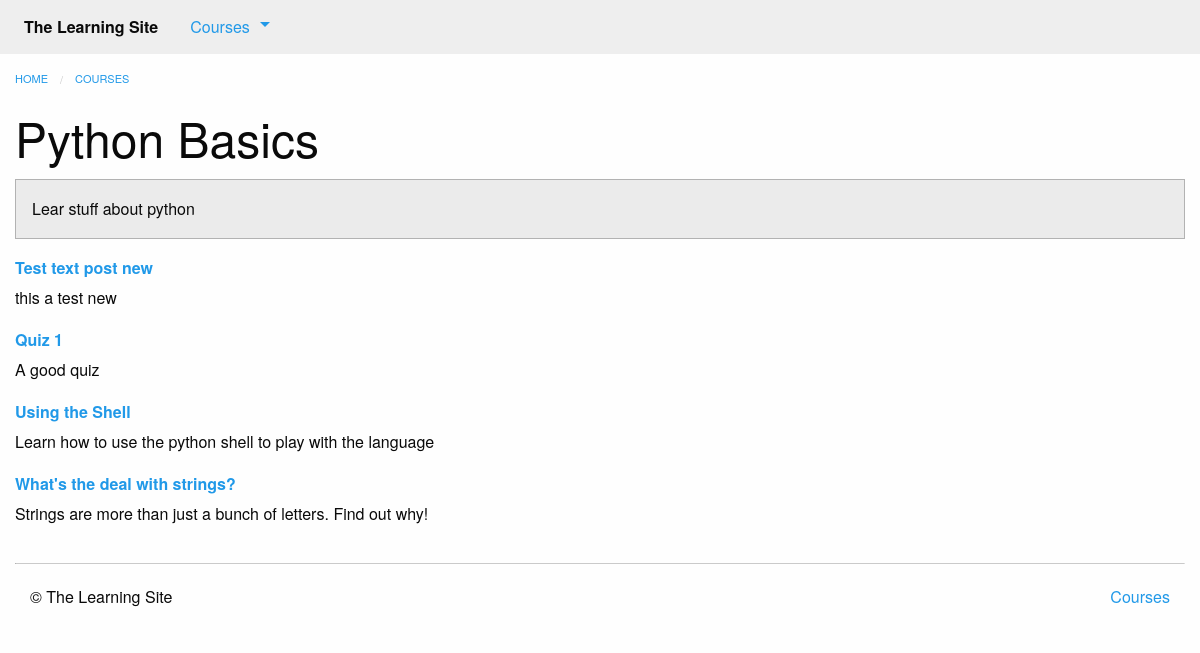
Before: /courses/1/ with the older database file.
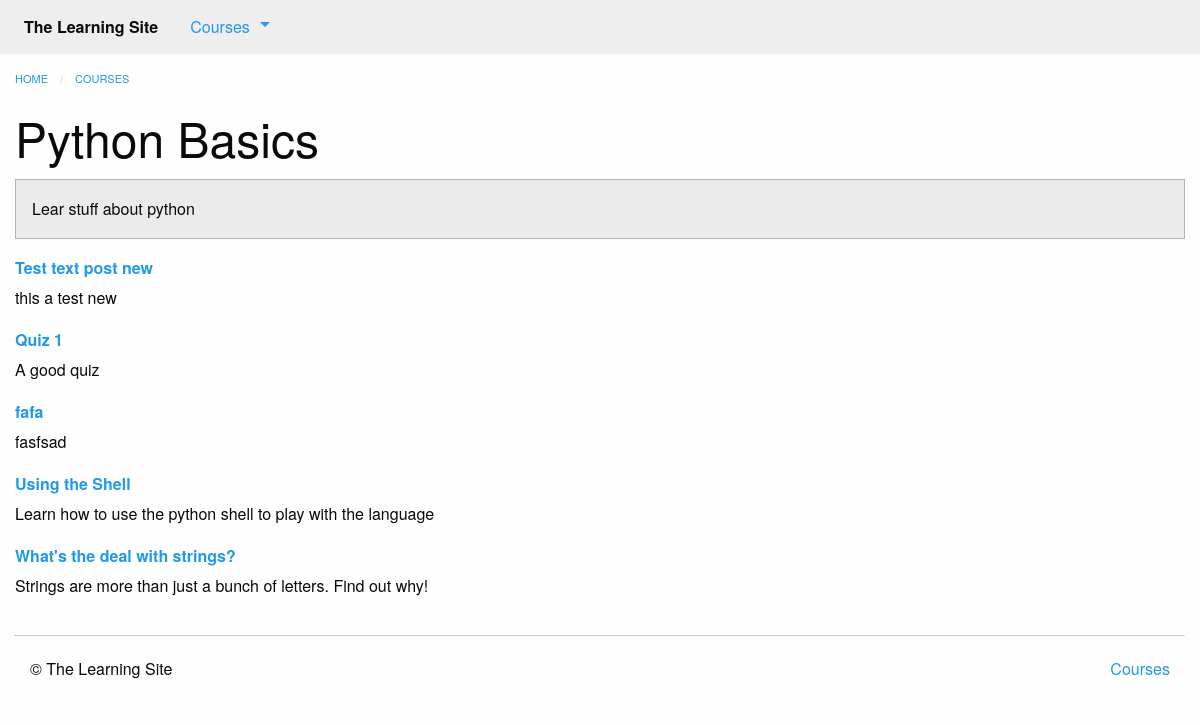
After: the same page with the newer database file.
### courses/models.py (models this page shows, shortened)
class Step(models.Model):
    title = models.CharField(max_length=255)
    description = models.TextField()
    order = models.IntegerField(default=0)
    course = models.ForeignKey(Course, on_delete=models.DO_NOTHING)
    class Meta:
        abstract = True
        ordering = ['order', ]

class Text(Step):
    content = models.TextField(blank=True, default='')
    def get_absolute_url(self):
        return reverse('courses:text', kwargs={
            'course_pk': self.course_id,
            'step_pk': self.id
        })

class Quiz(Step):
    total_questions = models.IntegerField(default=4)
    class Meta:
        verbose_name_plural = 'Quizzes'
    def get_absolute_url(self):
        return reverse('courses:quiz', kwargs={
            'course_pk': self.course_id,
            'step_pk': self.id
        })

### courses/views.py (the view)
# urls.py: path('<int:pk>/', views.course_detail, name='detail'),
def course_detail(request, pk):
    course = get_object_or_404(models.Course, pk=pk)
    steps = sorted(chain(course.text_set.all(), course.quiz_set.all()),
                   key=lambda step: step.order)
    return render(request, 'courses/course_detail.html',
                  {'course': course,
                   'steps': steps})

### courses/templatetags/course_extras.py (called while the page is built)
@register.inclusion_tag('courses/course_nav.html')
def nav_courses_list():
    courses = Course.objects.all()[:5]
    return {'courses': courses}

@register.filter('markdown_to_html')
def markdown_to_html(markdown_text):
    html_body = markdown2.markdown(markdown_text)
    return mark_safe(html_body)

### courses/templates/courses/course_detail.html (shortened to what this page needs)
{% extends "courses/layout.html" %}
{% load course_extras %}
{% block content %}
    <div class="row columns">
        {{ block.super }}
        <article>
            <h1 class="">{{ course.title }}</h1>
            <div class="callout secondary">
                {{ course.description|markdown_to_html }}
            </div>
            <dl>
                {% for step in steps %}
                    <dt>
                        <a href="{{ step.get_absolute_url }}">{{ step.title }}</a>
                    </dt>
                    <dd>{{ step.description|markdown_to_html }}</dd>
                {% endfor %}
            </dl>
        </article>
    </div>
{% endblock %}

Changed rows visible on the page:
added Quiz: title "fafa", description "fasfsad"
